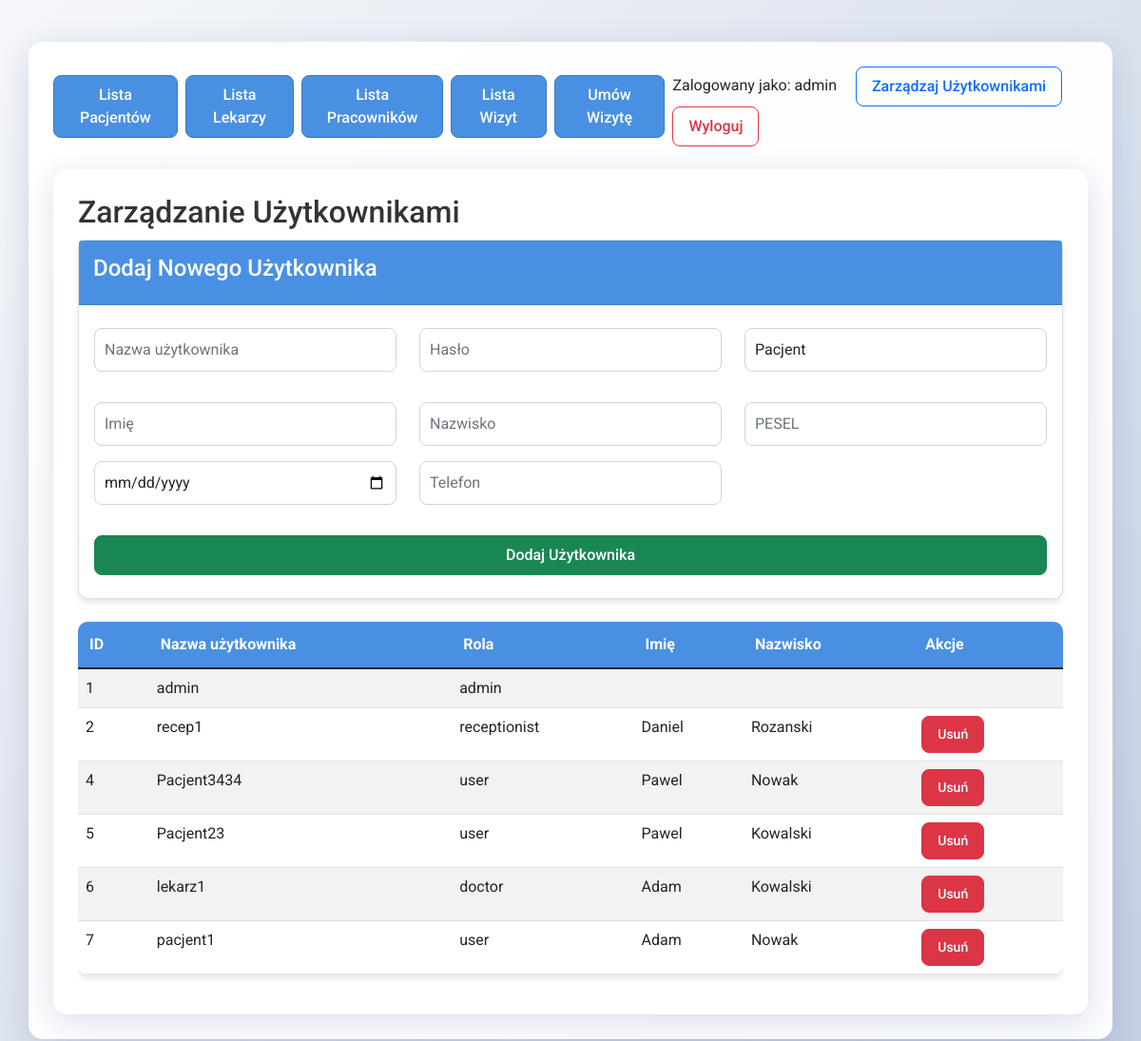
Page /admin/users (signed in) on the committed database.
### app.py (models this page shows, shortened)
class User(UserMixin, db.Model):
    __tablename__ = 'users'
    id = db.Column(db.Integer, primary_key=True)
    username = db.Column(db.String(80), unique=True, nullable=False)
    password_hash = db.Column(db.String(120), nullable=False)
    role = db.Column(db.String(20), nullable=False, default='user')  # 'user', 'doctor', 'receptionist', 'admin'
    is_admin = db.Column(db.Boolean, default=False)

class Pracownik_Recepcji(db.Model):
    __tablename__ = 'pracownicy_recepcji'
    id = db.Column(db.Integer, primary_key=True)
    user_id = db.Column(db.Integer, db.ForeignKey('users.id'))
    imie = db.Column(db.String(50), nullable=False)
    nazwisko = db.Column(db.String(50), nullable=False)
    user = db.relationship('User', backref='pracownik_recepcji')

class Pacjent(db.Model):
    __tablename__ = 'pacjenci'
    id = db.Column(db.Integer, primary_key=True)
    user_id = db.Column(db.Integer, db.ForeignKey('users.id'))
    imie = db.Column(db.String(50), nullable=False)
    nazwisko = db.Column(db.String(50), nullable=False)
    pesel = db.Column(db.String(11), unique=True, nullable=False)
    data_urodzenia = db.Column(db.Date, nullable=False)
    telefon = db.Column(db.String(15), nullable=False)
    zalecenia = db.Column(db.Text)
    wyniki_badan = db.Column(db.Text)
    data_wpisu = db.Column(db.DateTime)
    user = db.relationship('User', backref='pacjent')

class Lekarz(db.Model):
    __tablename__ = 'lekarze'
    id = db.Column(db.Integer, primary_key=True)
    user_id = db.Column(db.Integer, db.ForeignKey('users.id'))
    imie = db.Column(db.String(50), nullable=False)
    nazwisko = db.Column(db.String(50), nullable=False)
    specjalizacja = db.Column(db.String(50), nullable=False)
    user = db.relationship('User', backref='lekarz')

### app.py (the view)
@app.route('/admin/users')
@login_required
def admin_users():
    if not current_user.is_admin:
        return redirect(url_for('index'))
    users_data = []
    users = User.query.all()
    for user in users:
        user_info = {
            'id': user.id,
            'username': user.username,
            'role': user.role,
            'firstname': '',
            'lastname': ''
        }
        if user.role == 'user':
            pacjent = Pacjent.query.filter_by(user_id=user.id).first()
            if pacjent:
                user_info['firstname'] = pacjent.imie
                user_info['lastname'] = pacjent.nazwisko
        elif user.role == 'doctor':
            lekarz = Lekarz.query.filter_by(user_id=user.id).first()
            if lekarz:
                user_info['firstname'] = lekarz.imie
                user_info['lastname'] = lekarz.nazwisko
        elif user.role == 'receptionist':
            pracownik = Pracownik_Recepcji.query.filter_by(user_id=user.id).first()
            if pracownik:
                user_info['firstname'] = pracownik.imie
                user_info['lastname'] = pracownik.nazwisko
        users_data.append(user_info)
    return render_template('admin_users.html', users=users_data)

### app.py (called while the page is built)
@login_manager.user_loader
def load_user(user_id):
    return User.query.get(int(user_id))

### templates/admin_users.html (shortened to what this page needs)
{% extends "base.html" %}
{% block content %}
<div class="container mt-4">
    <h2>Zarządzanie Użytkownikami</h2>
    <div class="card mb-4">
        <div class="card-header">
            <h4>Dodaj Nowego Użytkownika</h4>
        </div>
        <div class="card-body">
            <form id="add-user-form">
                <div class="row mb-3">
                    <div class="col-md-4">
                        <input type="text" class="form-control" id="new-username" placeholder="Nazwa użytkownika" required>
                    </div>
                    <div class="col-md-4">
                        <input type="password" class="form-control" id="new-password" placeholder="Hasło" required>
                    </div>
                    <div class="col-md-4">
                        <select class="form-control" id="new-role" onchange="toggleAdditionalFields()">
                            <option value="user">Pacjent</option>
                        </select>
                    </div>
                </div>
                <div id="additional-fields" class="row mb-3">
                    <div class="col-md-4">
                        <input type="text" class="form-control" id="new-firstname" placeholder="Imię" required>
                    </div>
                    <div class="col-md-4">
                        <input type="text" class="form-control" id="new-lastname" placeholder="Nazwisko" required>
                    </div>
                    <div class="col-md-4" id="pesel-field" style="display: none;">
                        <input type="text" class="form-control" id="new-pesel" placeholder="PESEL" maxlength="11">
                    </div>
                    <div class="col-md-4" id="birth-date-field" style="display: none;">
                        <input type="date" class="form-control" id="new-birth-date" placeholder="Data urodzenia">
                    </div>
                    <div class="col-md-4" id="phone-field" style="display: none;">
                        <input type="tel" class="form-control" id="new-phone" placeholder="Telefon">
                    </div>
                </div>
                <div class="row">
                    <div class="col-12">
                        <button type="submit" class="btn btn-success">Dodaj Użytkownika</button>
                    </div>
                </div>
            </form>
        </div>
    </div>
    <div class="table-responsive">
        <table class="table table-striped">
            <thead>
                <tr>
                    <th>ID</th>
                    <th>Nazwa użytkownika</th>
                    <th>Rola</th>
                    <th>Imię</th>
                    <th>Nazwisko</th>
                    <th>Akcje</th>
                </tr>
            </thead>
            <tbody>
                {% for user in users %}
                <tr>
                    <td>{{ user.id }}</td>
                    <td>{{ user.username }}</td>
                    <td>{{ user.role }}</td>
                    <td>{{ user.firstname if user.firstname else '' }}</td>
                    <td>{{ user.lastname if user.lastname else '' }}</td>
                    <td>
                        {% if user.role != 'admin' %}
                            <button class="btn btn-sm btn-danger" onclick="deleteUser('{{ user.id }}')">Usuń</button>
                        {% endif %}
                    </td>
                </tr>
                {% endfor %}
            </tbody>
        </table>
    </div>
</div>
{% endblock %}

### templates/base.html (shortened to what this page needs)
<!DOCTYPE html>
<html lang="pl">
<head>
    <link rel="stylesheet" href="https://cdnjs.cloudflare.com/ajax/libs/bootstrap/5.1.3/css/bootstrap.min.css">
    <link rel="stylesheet" href="{{ url_for('static', filename='style.css') }}">
</head>
<body>
    <div class="container mt-4">
        <nav class="mb-4 d-flex align-items-center">
            {% if current_user.is_authenticated %}
                {% if current_user.is_admin %}
                    <a href="{{ url_for('lista_pacjentow') }}" class="btn btn-primary me-2">Lista Pacjentów</a>
                    <a href="{{ url_for('lista_lekarzy') }}" class="btn btn-primary me-2">Lista Lekarzy</a>
                    <a href="{{ url_for('lista_pracownikow') }}" class="btn btn-primary me-2">Lista Pracowników</a>
                    <a href="{{ url_for('lista_wizyt') }}" class="btn btn-primary me-2">Lista Wizyt</a>
                    <a href="{{ url_for('umow_wizyte_form') }}" class="btn btn-primary me-2">Umów Wizytę</a>
                {% endif %}
            {% endif %}
            <div class="ms-auto me-0">
                {% if current_user.is_authenticated %}
                    <span class="me-3">Zalogowany jako: {{ current_user.username }}</span>
                    {% if current_user.is_admin %}
                        <a href="{{ url_for('admin_users') }}" class="btn btn-outline-primary me-2">Zarządzaj Użytkownikami</a>
                    {% endif %}
                    <a href="{{ url_for('logout') }}" class="btn btn-outline-danger">Wyloguj</a>
                {% else %}
                    <a href="{{ url_for('login') }}" class="btn btn-outline-primary me-2">Zaloguj</a>
                    <a href="{{ url_for('register') }}" class="btn btn-outline-success">Zarejestruj</a>
                {% endif %}
            </div>
        </nav>
        {% block content %}{% endblock %}
    </div>
</body>
</html>

### static/style.css (style rules this page uses)
body { font-family: 'Roboto', Arial, sans-serif; min-height: 100vh; margin: 0; padding: 20px; background: linear-gradient(135deg, #f5f7fa 0%, #c3cfe2 100%); }
.container { background: rgba(255, 255, 255, 0.95); border-radius: 15px; box-shadow: 0 8px 32px 0 rgba(31, 38, 135, 0.15); padding: 25px; margin-top: 20px; backdrop-filter: blur(4px); -webkit-backdrop-filter: blur(4px); border: 1px solid rgba(255, 255, 255, 0.18); }
form input, form select, form button, form textarea { width: 100%; padding: 10px; margin: 8px 0; border: 1px solid #ced4da; border-radius: 4px; font-size: 16px; }
form button { background-color: #007bff; color: #fff; font-weight: bold; cursor: pointer; }
h2 { margin-bottom: 10px; color: #333; }
.btn-primary { background-color: #4a90e2; border-color: #357abd; transition: all 0.3s ease; }
.table { background: white; border-radius: 10px; overflow: hidden; box-shadow: 0 4px 6px rgba(0, 0, 0, 0.1); }
.table thead th { background-color: #4a90e2; color: white; border-bottom: none; padding: 12px; }
.form-control { border-radius: 8px; border: 1px solid #ced4da; padding: 10px; transition: all 0.3s ease; }
.card { background: white; border-radius: 10px; box-shadow: 0 4px 6px rgba(0, 0, 0, 0.1); margin-bottom: 20px; transition: transform 0.3s ease; }
.card-header { background-color: #4a90e2; color: white; border-top-left-radius: 10px; border-top-right-radius: 10px; padding: 15px; }
.btn { border-radius: 8px; padding: 8px 16px; font-weight: 500; }
.btn-danger { background-color: #dc3545; border-color: #dc3545; }

### rows in the picture
User: username "admin", id "1", role "admin"
User: username "recep1", role "receptionist"
Pracownik_Recepcji: imie "Daniel", nazwisko "Rozanski"
User: username "Pacjent3434", role "user"
Pacjent: imie "Pawel", nazwisko "Nowak"
User: username "Pacjent23", role "user"
Pacjent: imie "Pawel", nazwisko "Kowalski"
User: username "lekarz1", role "doctor"
Lekarz: imie "Adam", nazwisko "Kowalski"
User: username "pacjent1", role "user"
Pacjent: imie "Adam", nazwisko "Nowak"

### other values in the picture
{{ user.id }} "2" "4" "5" "6" "7"
